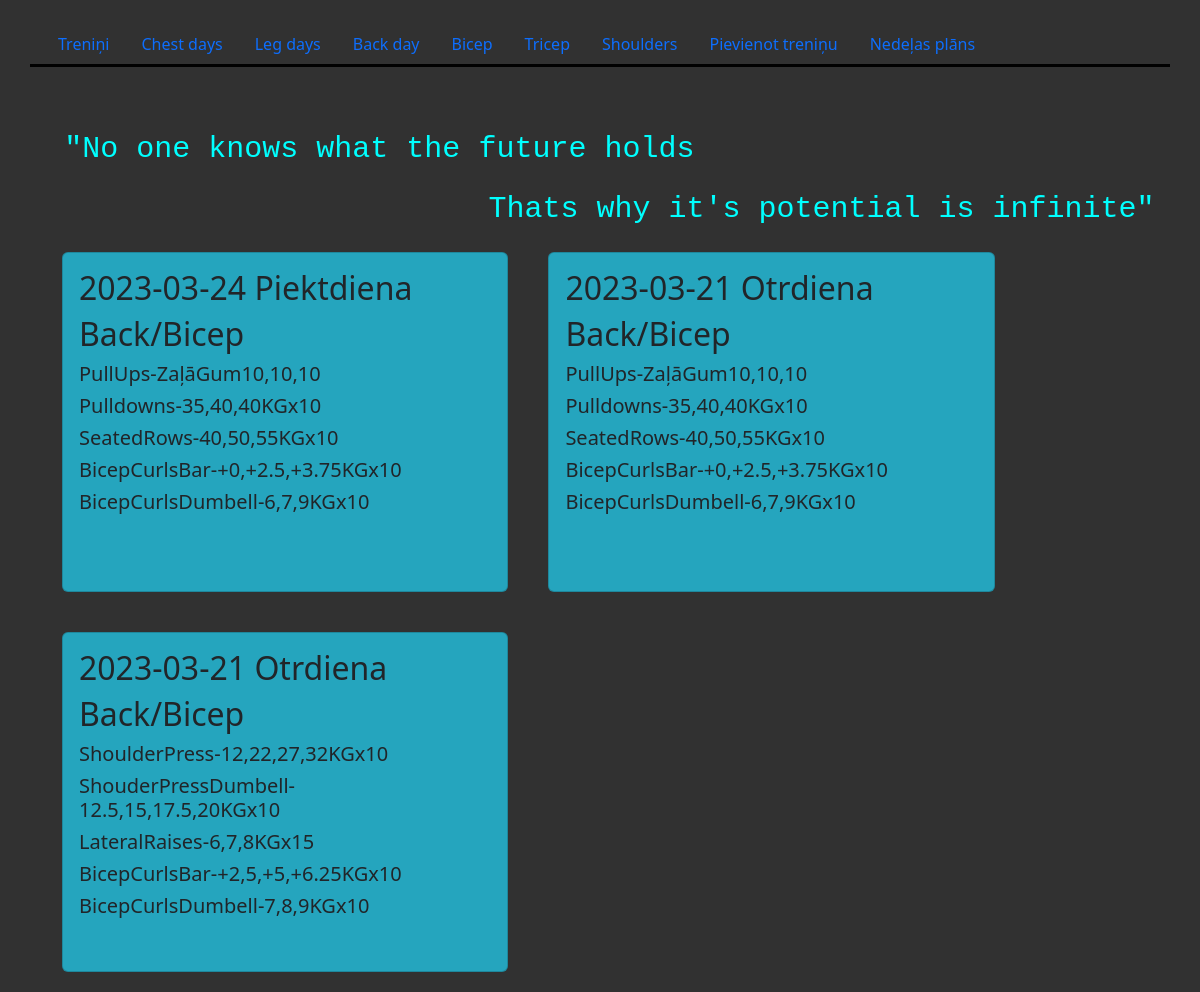
The app's page /back with its own data.
### tables this page shows
CREATE TABLE "trenini" (
	"trenina_ID"	TEXT NOT NULL,
	"Datums"	TEXT NOT NULL,
	"Diena"	TEXT NOT NULL,
	"Muskulu_grupa"	TEXT NOT NULL,
	"Vingrinajums_1"	TEXT,
	"Vingrinajums_2"	TEXT,
	"Vingrinajums_3"	TEXT,
	"Vingrinajums_4"	TEXT,
	"Vingrinajums_5"	TEXT,
	"Vingrinajums_6"	TEXT,
	"Vingrinajums_7"	TEXT
);

### app.py (the view)
@app.route("/back")
def show_back():
    res = cur.execute("SELECT * FROM trenini")
    trenini = res.fetchall()
    trenini.reverse()
    return render_template("back.html", data = trenini)

### templates/back.html
{% extends "layout.html" %}
{% block quote %}
<code style="float: left; color: aqua; font: Courier New; font-size: 30px; margin-top:60px; margin-left: 2%;">"No one knows what the future holds</code>
<code style="float: left; color: aqua; font: Courier New; font-size: 30px; margin-top: 15px; margin-left: 40%;">Thats why it's potential is infinite"</code>
{% endblock %}
{% block content %}
{% for trenins in data %}
    {% if "Back" in trenins[3] %}
        <div class="card" style="background-color: #25a5be ;  width:40% ; margin:20px; float: left; min-height: 340px;">
            <div class="card-body">
                <h2 class="card-title">{{ trenins[1] }} {{ trenins[2] }}</h2>
                <h2 class="card-title"> {{ trenins[3] }} </h2>
                    {% for i in range(4,11) %}
                        <h5 class="card-text">{{ trenins[i] }}<h5>
                    {% endfor %}
            </div>
        </div>
        {% endif %}
{% endfor %}
{% endblock %}

### records on screen
trenini: Datums "2023-03-24", Diena "Piektdiena", Muskulu_grupa "Back/Bicep", Vingrinajums_1 "PullUps-ZaļāGum10,10,10" "Pulldowns-35,40,40KGx10" "SeatedRows-40,50,55KGx10" "BicepCurlsBar-+0,+2.5,+3.75KGx10" "BicepCurlsDumbell-6,7,9KGx10"
trenini: Datums "2023-03-21", Diena "Otrdiena", Muskulu_grupa "Back/Bicep", Vingrinajums_1 "PullUps-ZaļāGum10,10,10" "Pulldowns-35,40,40KGx10" "SeatedRows-40,50,55KGx10" "BicepCurlsBar-+0,+2.5,+3.75KGx10" "BicepCurlsDumbell-6,7,9KGx10"
trenini: Datums "2023-03-21", Diena "Otrdiena", Muskulu_grupa "Back/Bicep", Vingrinajums_1 "ShoulderPress-12,22,27,32KGx10" "ShouderPressDumbell-12.5,15,17.5,20KGx10" "LateralRaises-6,7,8KGx15" "BicepCurlsBar-+2,5,+5,+6.25KGx10" "BicepCurlsDumbell-7,8,9KGx10"
